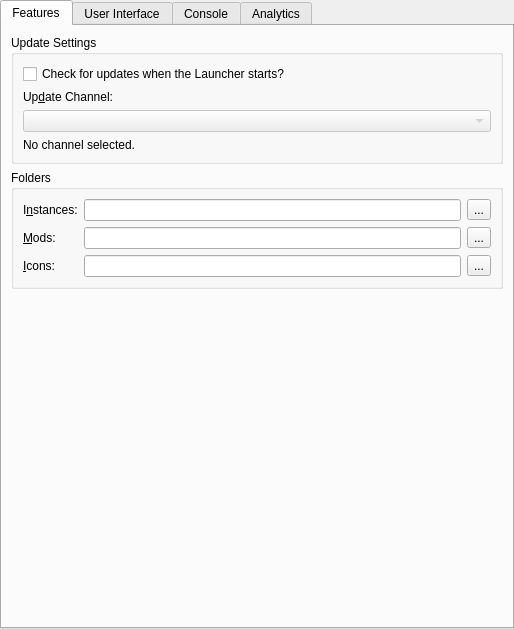
<?xml version="1.0" encoding="UTF-8"?>
<ui version="4.0">
 <class>LauncherPage</class>
 <widget class="QWidget" name="LauncherPage">
  <property name="geometry">
   <rect>
    <x>0</x>
    <y>0</y>
    <width>514</width>
    <height>629</height>
   </rect>
  </property>
  <property name="sizePolicy">
   <sizepolicy hsizetype="MinimumExpanding" vsizetype="MinimumExpanding">
    <horstretch>0</horstretch>
    <verstretch>0</verstretch>
   </sizepolicy>
  </property>
  <layout class="QVBoxLayout" name="mainLayout">
   <property name="leftMargin">
    <number>0</number>
   </property>
   <property name="topMargin">
    <number>0</number>
   </property>
   <property name="rightMargin">
    <number>0</number>
   </property>
   <property name="bottomMargin">
    <number>0</number>
   </property>
   <item>
    <widget class="QTabWidget" name="tabWidget">
     <property name="toolTip">
      <string notr="true"/>
     </property>
     <property name="tabShape">
      <enum>QTabWidget::Rounded</enum>
     </property>
     <property name="currentIndex">
      <number>0</number>
     </property>
     <widget class="QWidget" name="featuresTab">
      <attribute name="title">
       <string>Features</string>
      </attribute>
      <layout class="QVBoxLayout" name="verticalLayout_9">
       <item>
        <widget class="QGroupBox" name="updateSettingsBox">
         <property name="title">
          <string>Update Settings</string>
         </property>
         <layout class="QVBoxLayout" name="verticalLayout_7">
          <item>
           <widget class="QCheckBox" name="autoUpdateCheckBox">
            <property name="text">
             <string>Check for updates when the Launcher starts?</string>
            </property>
           </widget>
          </item>
          <item>
           <widget class="QLabel" name="updateChannelLabel">
            <property name="text">
             <string>Up&amp;date Channel:</string>
            </property>
            <property name="buddy">
             <cstring>updateChannelComboBox</cstring>
            </property>
           </widget>
          </item>
          <item>
           <widget class="QComboBox" name="updateChannelComboBox">
            <property name="enabled">
             <bool>false</bool>
            </property>
           </widget>
          </item>
          <item>
           <widget class="QLabel" name="updateChannelDescLabel">
            <property name="text">
             <string>No channel selected.</string>
            </property>
            <property name="wordWrap">
             <bool>true</bool>
            </property>
           </widget>
          </item>
         </layout>
        </widget>
       </item>
       <item>
        <widget class="QGroupBox" name="foldersBox">
         <property name="title">
          <string>Folders</string>
         </property>
         <layout class="QGridLayout" name="foldersBoxLayout">
          <item row="0" column="0">
           <widget class="QLabel" name="labelInstDir">
            <property name="text">
             <string>I&amp;nstances:</string>
            </property>
            <property name="buddy">
             <cstring>instDirTextBox</cstring>
            </property>
           </widget>
          </item>
          <item row="0" column="1">
           <widget class="QLineEdit" name="instDirTextBox"/>
          </item>
          <item row="0" column="2">
           <widget class="QToolButton" name="instDirBrowseBtn">
            <property name="text">
             <string notr="true">...</string>
            </property>
           </widget>
          </item>
          <item row="1" column="0">
           <widget class="QLabel" name="labelModsDir">
            <property name="text">
             <string>&amp;Mods:</string>
            </property>
            <property name="buddy">
             <cstring>modsDirTextBox</cstring>
            </property>
           </widget>
          </item>
          <item row="1" column="1">
           <widget class="QLineEdit" name="modsDirTextBox"/>
          </item>
          <item row="1" column="2">
           <widget class="QToolButton" name="modsDirBrowseBtn">
            <property name="text">
             <string notr="true">...</string>
            </property>
           </widget>
          </item>
          <item row="2" column="1">
           <widget class="QLineEdit" name="iconsDirTextBox"/>
          </item>
          <item row="2" column="0">
           <widget class="QLabel" name="labelIconsDir">
            <property name="text">
             <string>&amp;Icons:</string>
            </property>
            <property name="buddy">
             <cstring>iconsDirTextBox</cstring>
            </property>
           </widget>
          </item>
          <item row="2" column="2">
           <widget class="QToolButton" name="iconsDirBrowseBtn">
            <property name="text">
             <string notr="true">...</string>
            </property>
           </widget>
          </item>
         </layout>
        </widget>
       </item>
       <item>
        <spacer name="verticalSpacer_2">
         <property name="orientation">
          <enum>Qt::Vertical</enum>
         </property>
         <property name="sizeHint" stdset="0">
          <size>
           <width>0</width>
           <height>0</height>
          </size>
         </property>
        </spacer>
       </item>
      </layout>
     </widget>
     <widget class="QWidget" name="generalTab">
      <attribute name="title">
       <string>User Interface</string>
      </attribute>
      <layout class="QVBoxLayout" name="verticalLayout_6">
       <item>
        <widget class="QGroupBox" name="groupBox_3">
         <property name="title">
          <string>Launcher notifications</string>
         </property>
         <layout class="QVBoxLayout" name="verticalLayout_5">
          <item>
           <widget class="QPushButton" name="resetNotificationsBtn">
            <property name="text">
             <string>Reset hidden notifications</string>
            </property>
            <property name="checkable">
             <bool>true</bool>
            </property>
           </widget>
          </item>
         </layout>
        </widget>
       </item>
       <item>
        <widget class="QGroupBox" name="sortingModeBox">
         <property name="enabled">
          <bool>true</bool>
         </property>
         <property name="title">
          <string>Instance view sorting mode</string>
         </property>
         <layout class="QHBoxLayout" name="sortingModeBoxLayout">
          <item>
           <widget class="QRadioButton" name="sortLastLaunchedBtn">
            <property name="text">
             <string>By &amp;last launched</string>
            </property>
            <attribute name="buttonGroup">
             <string notr="true">sortingModeGroup</string>
            </attribute>
           </widget>
          </item>
          <item>
           <widget class="QRadioButton" name="sortByNameBtn">
            <property name="text">
             <string>By &amp;name</string>
            </property>
            <attribute name="buttonGroup">
             <string notr="true">sortingModeGroup</string>
            </attribute>
           </widget>
          </item>
         </layout>
        </widget>
       </item>
       <item>
        <widget class="QGroupBox" name="themeBox">
         <property name="title">
          <string>Theme</string>
         </property>
         <layout class="QFormLayout" name="formLayout">
          <item row="0" column="0">
           <widget class="QLabel" name="label_3">
            <property name="text">
             <string>&amp;Icons</string>
            </property>
            <property name="buddy">
             <cstring>themeComboBox</cstring>
            </property>
           </widget>
          </item>
          <item row="0" column="1">
           <widget class="QComboBox" name="themeComboBox">
            <property name="sizePolicy">
             <sizepolicy hsizetype="Expanding" vsizetype="Fixed">
              <horstretch>0</horstretch>
              <verstretch>0</verstretch>
             </sizepolicy>
            </property>
            <property name="focusPolicy">
             <enum>Qt::StrongFocus</enum>
            </property>
            <item>
             <property name="text">
              <string>Default</string>
             </property>
            </item>
            <item>
             <property name="text">
              <string>Simple (Dark Icons)</string>
             </property>
            </item>
            <item>
             <property name="text">
              <string>Simple (Light Icons)</string>
             </property>
            </item>
            <item>
             <property name="text">
              <string>Simple (Blue Icons)</string>
             </property>
            </item>
            <item>
             <property name="text">
              <string>Simple (Colored Icons)</string>
             </property>
            </item>
            <item>
             <property name="text">
              <string notr="true">OSX</string>
             </property>
            </item>
            <item>
             <property name="text">
              <string notr="true">iOS</string>
             </property>
            </item>
            <item>
             <property name="text">
              <string notr="true">Flat</string>
             </property>
            </item>
            <item>
             <property name="text">
              <string>Custom</string>
             </property>
            </item>
           </widget>
          </item>
          <item row="1" column="1">
           <widget class="QComboBox" name="themeComboBoxColors">
            <property name="sizePolicy">
             <sizepolicy hsizetype="Expanding" vsizetype="Fixed">
              <horstretch>0</horstretch>
              <verstretch>0</verstretch>
             </sizepolicy>
            </property>
            <property name="focusPolicy">
             <enum>Qt::StrongFocus</enum>
            </property>
           </widget>
          </item>
          <item row="1" column="0">
           <widget class="QLabel" name="label_4">
            <property name="text">
             <string>Colors</string>
            </property>
            <property name="buddy">
             <cstring>themeComboBoxColors</cstring>
            </property>
           </widget>
          </item>
         </layout>
        </widget>
       </item>
       <item>
        <spacer name="generalTabSpacer">
         <property name="orientation">
          <enum>Qt::Vertical</enum>
         </property>
         <property name="sizeHint" stdset="0">
          <size>
           <width>0</width>
           <height>0</height>
          </size>
         </property>
        </spacer>
       </item>
      </layout>
     </widget>
     <widget class="QWidget" name="consoleTab">
      <attribute name="title">
       <string>Console</string>
      </attribute>
      <layout class="QVBoxLayout" name="verticalLayout_2">
       <item>
        <widget class="QGroupBox" name="consoleSettingsBox">
         <property name="title">
          <string>Console Settings</string>
         </property>
         <layout class="QVBoxLayout" name="verticalLayout_3">
          <item>
           <widget class="QCheckBox" name="showConsoleCheck">
            <property name="text">
             <string>Show console while the game is running?</string>
            </property>
           </widget>
          </item>
          <item>
           <widget class="QCheckBox" name="autoCloseConsoleCheck">
            <property name="text">
             <string>Automatically close console when the game quits?</string>
            </property>
           </widget>
          </item>
          <item>
           <widget class="QCheckBox" name="showConsoleErrorCheck">
            <property name="text">
             <string>Show console when the game crashes?</string>
            </property>
           </widget>
          </item>
         </layout>
        </widget>
       </item>
       <item>
        <widget class="QGroupBox" name="groupBox_4">
         <property name="title">
          <string>History limit</string>
         </property>
         <layout class="QGridLayout" name="gridLayout_3">
          <item row="1" column="0">
           <widget class="QCheckBox" name="checkStopLogging">
            <property name="text">
             <string>Stop logging when log overflows</string>
            </property>
           </widget>
          </item>
          <item row="0" column="0">
           <widget class="QSpinBox" name="lineLimitSpinBox">
            <property name="sizePolicy">
             <sizepolicy hsizetype="Expanding" vsizetype="Fixed">
              <horstretch>0</horstretch>
              <verstretch>0</verstretch>
             </sizepolicy>
            </property>
            <property name="suffix">
             <string> lines</string>
            </property>
            <property name="minimum">
             <number>10000</number>
            </property>
            <property name="maximum">
             <number>1000000</number>
            </property>
            <property name="singleStep">
             <number>10000</number>
            </property>
            <property name="value">
             <number>100000</number>
            </property>
           </widget>
          </item>
         </layout>
        </widget>
       </item>
       <item>
        <widget class="QGroupBox" name="themeBox_2">
         <property name="sizePolicy">
          <sizepolicy hsizetype="Preferred" vsizetype="MinimumExpanding">
           <horstretch>0</horstretch>
           <verstretch>0</verstretch>
          </sizepolicy>
         </property>
         <property name="title">
          <string>Console font</string>
         </property>
         <layout class="QGridLayout" name="gridLayout_2">
          <item row="1" column="0" colspan="2">
           <widget class="QTextEdit" name="fontPreview">
            <property name="sizePolicy">
             <sizepolicy hsizetype="Expanding" vsizetype="MinimumExpanding">
              <horstretch>0</horstretch>
              <verstretch>0</verstretch>
             </sizepolicy>
            </property>
            <property name="horizontalScrollBarPolicy">
             <enum>Qt::ScrollBarAlwaysOff</enum>
            </property>
            <property name="undoRedoEnabled">
             <bool>false</bool>
            </property>
            <property name="textInteractionFlags">
             <set>Qt::TextSelectableByKeyboard|Qt::TextSelectableByMouse</set>
            </property>
           </widget>
          </item>
          <item row="0" column="0">
           <widget class="QFontComboBox" name="consoleFont">
            <property name="sizePolicy">
             <sizepolicy hsizetype="Expanding" vsizetype="Fixed">
              <horstretch>0</horstretch>
              <verstretch>0</verstretch>
             </sizepolicy>
            </property>
           </widget>
          </item>
          <item row="0" column="1">
           <widget class="QSpinBox" name="fontSizeBox">
            <property name="minimum">
             <number>5</number>
            </property>
            <property name="maximum">
             <number>16</number>
            </property>
            <property name="value">
             <number>11</number>
            </property>
           </widget>
          </item>
         </layout>
        </widget>
       </item>
      </layout>
     </widget>
     <widget class="QWidget" name="analyticsTab">
      <attribute name="title">
       <string>Analytics</string>
      </attribute>
      <layout class="QVBoxLayout" name="verticalLayout_8">
       <item>
        <widget class="QGroupBox" name="consoleSettingsBox_2">
         <property name="title">
          <string>Analytics Settings</string>
         </property>
         <layout class="QVBoxLayout" name="verticalLayout_4">
          <item>
           <widget class="QCheckBox" name="analyticsCheck">
            <property name="text">
             <string>Send anonymous usage statistics?</string>
            </property>
           </widget>
          </item>
          <item>
           <widget class="Line" name="line">
            <property name="orientation">
             <enum>Qt::Horizontal</enum>
            </property>
           </widget>
          </item>
          <item>
           <widget class="QLabel" name="label_5">
            <property name="text">
             <string>&lt;html&gt;&lt;head/&gt;
&lt;body&gt;
&lt;p&gt;The Launcher sends anonymous usage statistics on every start of the application.&lt;/p&gt;&lt;p&gt;The following data is collected:&lt;/p&gt;
&lt;ul&gt;
&lt;li&gt;Launcher version.&lt;/li&gt;
&lt;li&gt;Operating system name, version and architecture.&lt;/li&gt;
&lt;li&gt;CPU architecture (kernel architecture on linux).&lt;/li&gt;
&lt;li&gt;Size of system memory.&lt;/li&gt;
&lt;li&gt;Java version, architecture and memory settings.&lt;/li&gt;
&lt;/ul&gt;
&lt;/body&gt;&lt;/html&gt;</string>
            </property>
            <property name="wordWrap">
             <bool>true</bool>
            </property>
           </widget>
          </item>
         </layout>
        </widget>
       </item>
       <item>
        <spacer name="verticalSpacer">
         <property name="orientation">
          <enum>Qt::Vertical</enum>
         </property>
         <property name="sizeHint" stdset="0">
          <size>
           <width>20</width>
           <height>40</height>
          </size>
         </property>
        </spacer>
       </item>
      </layout>
     </widget>
    </widget>
   </item>
  </layout>
 </widget>
 <tabstops>
  <tabstop>tabWidget</tabstop>
  <tabstop>autoUpdateCheckBox</tabstop>
  <tabstop>updateChannelComboBox</tabstop>
  <tabstop>instDirTextBox</tabstop>
  <tabstop>instDirBrowseBtn</tabstop>
  <tabstop>modsDirTextBox</tabstop>
  <tabstop>modsDirBrowseBtn</tabstop>
  <tabstop>iconsDirTextBox</tabstop>
  <tabstop>iconsDirBrowseBtn</tabstop>
  <tabstop>resetNotificationsBtn</tabstop>
  <tabstop>sortLastLaunchedBtn</tabstop>
  <tabstop>sortByNameBtn</tabstop>
  <tabstop>themeComboBox</tabstop>
  <tabstop>themeComboBoxColors</tabstop>
  <tabstop>showConsoleCheck</tabstop>
  <tabstop>autoCloseConsoleCheck</tabstop>
  <tabstop>showConsoleErrorCheck</tabstop>
  <tabstop>lineLimitSpinBox</tabstop>
  <tabstop>checkStopLogging</tabstop>
  <tabstop>consoleFont</tabstop>
  <tabstop>fontSizeBox</tabstop>
  <tabstop>fontPreview</tabstop>
 </tabstops>
 <resources/>
 <connections/>
 <buttongroups>
  <buttongroup name="sortingModeGroup"/>
 </buttongroups>
</ui>
